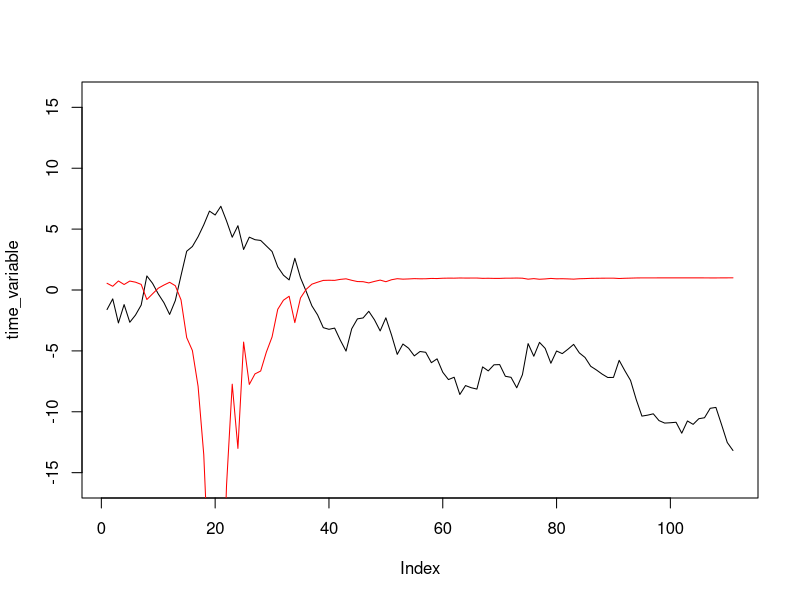
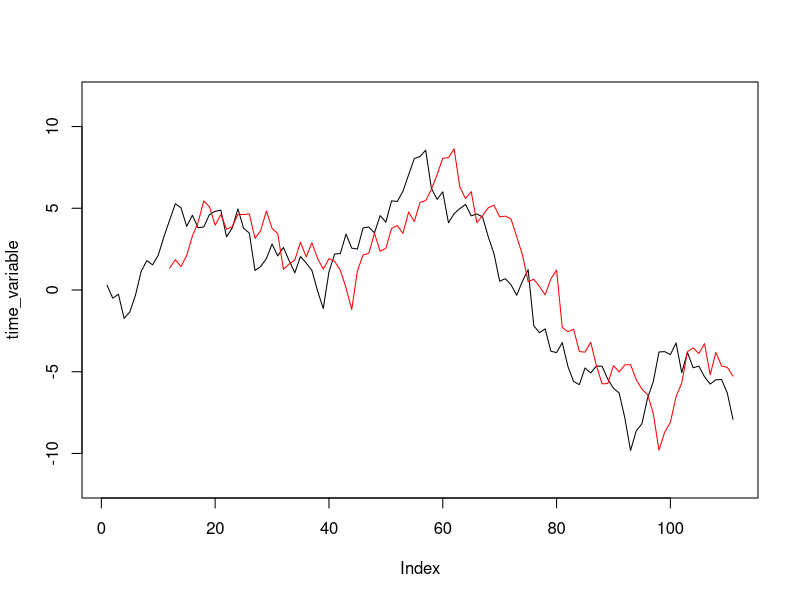

Here is the R script that generated these plots, in order:
setwd("/Users/danielesilvestro/Desktop/test_time_series")
# proposal functions
sliding_window <- function(i,wsize=2){
	new_i <- i+(runif(1)-0.5)*wsize
	return(new_i)
}

multiplier_proposal <- function(i,d=1.2){
	u <- runif(1)
	l <- 2*log(d)
	m <- exp(l*(u-.5))
 	ii <- i * m
	hastings_ratio <- log(m)
	return( c(ii, hastings_ratio) )
}

get_mu_t_linear <- function(mu_0,time_year,mu_a){
	return( mu_0 + time_year*mu_a )
}

get_sd_t_linear <- function(sd_0,time_year,sd_a){
	transf_sd = sd_0 + time_year*sd_a
	transf_sd[transf_sd<0] = 0.01
	return( transf_sd )
}

####################################
####      FIT BINOMIAL PDF      ####
####################################
time_variable = cumsum(rnorm(111,0,1))
plot(time_variable,type="l",ylim=c(-1.2*max(abs(time_variable)),1.2*max(abs(time_variable))))

alpha = -0.5
response = 1- exp(-alpha*time_variable)
lines(response,col="red")


####################################
####       FIT NORMAL PDF       ####
####################################

# init output file
logfile <- "mcmc_samples.txt"
# the mean of a gamma distribution is shape/rate so we can write the mean in the output
cat(c("it","post","likelihood","prior","alpha","delta","sigma\n"),file=logfile,sep="\t")


# MCMC settings
n_iterations = 25000
sampling_freq = 100
print_freq = 500


get_mu_t_vector_Normal <- function(time_variable,alpha,mu0=0,delta=0,tau=0){
	# mu0 = initial mean aka intercept (only for WN, not for BM)
	# alpha = slope (correlation factor determining changing mean of normal density)
	# delta = point lag (integer >= 0, i.e. time before present)
	# tau = range lag (moving average): average of the last 0:tau points
	
	# BROWNIAN OPTION (nolag)
	# used to compute the likelihood of x[i] - x[i-1]
	# if no correlation mu_vec = c(0,0,0,0...)
	mu_vec = NULL # no need for a first value because the likelihood is computed starting from the second value
	
	for (i in 1:length(response_data)){
		delta = min(delta,start_time_obs_response) # avoid going where there is no data
		indx = (i-delta - tau):(i-delta)
		indx = indx + start_time_obs_response
		mu_vec[i]= alpha*mean(time_variable[indx])
	}
	# WHITE NOISE OPTION (no lag)
	# mu_vec = mu0 + mu_vec
	return(mu_vec)
	
}


#### SIMULATE DATA
# make up a predictor 
time_variable = cumsum(rnorm(111,0,1))
plot(time_variable,type="l",ylim=c(-1.2*max(abs(time_variable)),1.2*max(abs(time_variable))))

time_variable_diff = diff(time_variable) 
start_time_obs_response = 11 # at which time on the predictor do we start to have observations
				    # This also defines how much back in time you can go with lagged-models	
				    # if =1 they both start at the same time

# Add constant for starting value of variable
# or work on the likelihood of the difference between successive points!

response_data = rep(0,100)
response_data_mean = get_mu_t_vector_Normal(time_variable,alpha=1,mu0=0,delta=5,tau=0)
response_data = rnorm(length(response_data_mean),response_data_mean,sd=0.1)
lines(x= (start_time_obs_response+1):length(time_variable), y= response_data,type="l",col="red")

##### END SIMULATE

# init parameters
alpha_accepted = 0
delta_accepted = 0
sigma_accepted = 1
tau_accepted   = 0

# init likelihood and priors
mu_vector <- get_mu_t_vector_Normal(time_variable,alpha=alpha_accepted,delta=delta_accepted,tau=tau_accepted)		
likelihood_accepted <- sum(dnorm(response_data,mu_vector,sigma_accepted,log=T))	
prior_accepted <- 0


# MCMC loop
for (iteration in 0:n_iterations){
	
	alpha_new <- alpha_accepted
	delta_new <- delta_accepted
	sigma_new <- sigma_accepted
	tau_new   <- tau_accepted
	hasting   <- 0	
	
	r <- runif(1)
	if (r < 0.3){
		# update correlation prm
		alpha_new <- sliding_window(alpha_accepted,0.25)
	}else if (r > 0.6){
		# update lag
		delta_new <- abs(sliding_window(delta_accepted,0.25))
	}else{
		 l <- multiplier_proposal(sigma_accepted,1.2)
		 sigma_new = l[[1]]
		 hasting   = l[[2]]
	}
		
	mu_vector <- get_mu_t_vector_Normal(time_variable,alpha=alpha_new,delta=delta_new,tau=tau_new)		
	likelihood_new <- sum(dnorm(response_data,mu_vector,sigma_new,log=T))	
	prior_new <- 0	
	
	# calculate posterior ratio = likelihood ratio * prior ratio * hastings_ratio
	r <- (likelihood_new-likelihood_accepted) + (prior_new-prior_accepted) + hasting
	# accept or reject
	u = runif(1)
	if (r >= log(u)){
		# if new state accepted, set current parameters to the new ones	
		likelihood_accepted <- likelihood_new
		prior_accepted <- prior_new
		alpha_accepted <- alpha_new
		delta_accepted <- delta_new
		sigma_accepted <- sigma_new
		tau_accepted   <- tau_new
		
	}
	# print to screen
	if (iteration %% print_freq == 0){
		print( c(iteration,likelihood_accepted+prior_accepted,likelihood_accepted))
	}
	# save to file
	if (iteration %% sampling_freq == 0){
		cat(c(iteration,likelihood_accepted+prior_accepted,likelihood_accepted, prior_accepted, alpha_accepted, delta_accepted,sigma_accepted,"\n"),sep="\t",file=logfile,append=T)
	}
}
#points(x= start_time_obs_response:length(time_variable), y= cumsum(c(0,get_mu_t_vector_Normal(time_variable,alpha=alpha_accepted,delta=delta_accepted))),pch=19,col="darkblue")
#
#
#plot(x= start_time_obs_response:length(time_variable), y= c(0,get_mu_t_vector_Normal(time_variable,alpha=alpha_accepted,delta=delta_accepted)),pch=19,col="darkblue")
#
